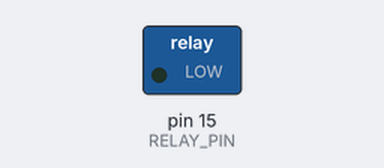
Bench run of a sketch on a simulated Arduino Uno, built with avr-gcc and run on an emulated ATmega328P. On the bench: switched loads named in the sketch (green lamp = pin HIGH).

Above: at 1.0 s.
At 3.5 s:
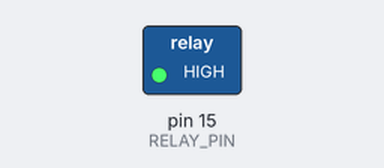
Timing chart, 0 to 6.5 s (numbered marks = the images above):
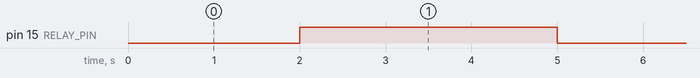

Measured:
- by itself, pin 15 (RELAY_PIN): alternates HIGH for 3.0 s and LOW for 2.0 s

The sketch:

l16_relay.ino
```cpp
const int RELAY_PIN = 15;                 // вход IN модуля реле
const bool ACTIVE_LOW = true;             // у большинства модулей включает уровень LOW

void relay(bool on) {
  digitalWrite(RELAY_PIN, (on == ACTIVE_LOW) ? LOW : HIGH);
}

void setup() {
  pinMode(RELAY_PIN, OUTPUT);
  relay(false);                           // сразу выключить: для модуля LOW -- это «включено»
}

void loop() {
  relay(true);                            // щелчок: контакты замкнулись
  delay(2000);
  relay(false);
  delay(3000);                            // реле не переключают чаще раза в секунду
}
```
